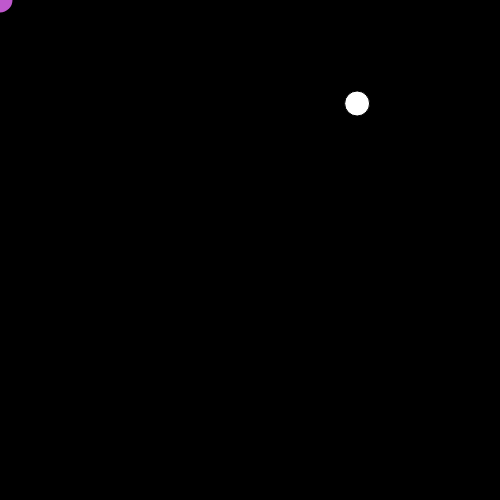
Frame 1 (no input)
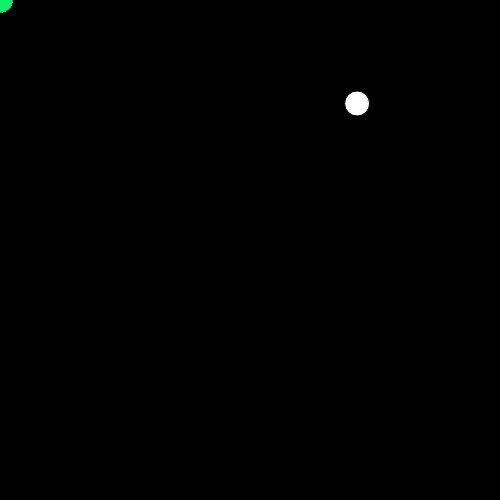
Frame 60 (no input)
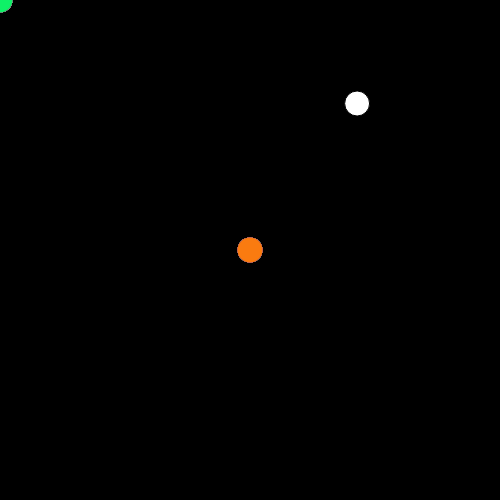
Frame 120 (the mouse pressed at the canvas centre since frame 60)

The p5.js sketch that drew these frames (run headless with seeded random() and noise() and a simulated clock; from frame 60 on, the mouse is pressed at the canvas centre):

// p5.js sketch
// ── sketch.js
function setup() {
    createCanvas(500, 500);
    background(0, 0, 0);
  
    let xPos = random(0, 500);
    let yPos = random(0, 500);
    ellipse(xPos, yPos, 25, 25);
    noStroke()
 }

 function draw(){
    let r = random(0,255)
    let g = random(0, 255)
    let b = random(0, 255)
    fill(r,g,b)
    ellipse(mouseX, mouseY, 25, 25)
    // let xPos = random(0, 500);
    // let yPos = random(0, 500);
    // ellipse(xPos, yPos, 25, 25);
 }
 
function mouseClicked(){
    let r = random(0,255)
    let g = random(0, 255)
    let b = random(0, 255)
    fill(r,g,b)
    ellipse(mouseX, mouseY, 100, 100)
}
